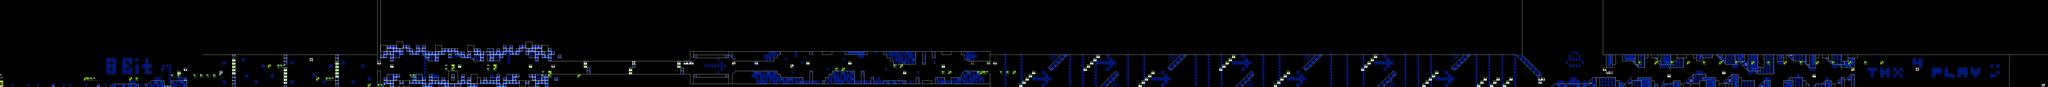

This game map was drawn from its Tiled (.tmx) file and the tilesets committed beside it. A one-line description and the trimmed map source follow:
An orthogonal 635x27 tile map with 16x16 px tiles, 2 tile layers (SP, ...), 2 tilesets, 2 image layers.

<map version="1.10" tiledversion="1.11.2" orientation="orthogonal" renderorder="right-down" width="635" height="27" tilewidth="16" tileheight="16" infinite="0" nextlayerid="5" nextobjectid="1">
 <editorsettings>
  <chunksize width="16" height="27" />
  <export target="../LEVELS/LEVEL DATA/lvlset_A/retray.csv" format="csv" />
 </editorsettings>
 <tileset firstgid="1" name="famidash" tilewidth="16" tileheight="16" tilecount="256" columns="16">
  <image source="../../../GRAPHICS/famidash.bmp" width="256" height="256" />
 </tileset>
 <tileset firstgid="257" name="sprites" tilewidth="16" tileheight="16" tilecount="256" columns="16">
  <image source="../../../GRAPHICS/sprites.png" width="256" height="256" />
 </tileset>
 <imagelayer id="3" name="Image Layer 1" parallaxx="0.9" parallaxy="0.9" repeatx="1" repeaty="1"><image source="../../../GRAPHICS/Old/parallax Blue.bmp" width="192" height="72" /></imagelayer><imagelayer id="4" name="Image Layer 2" offsetx="0" offsety="432" repeatx="1"><image source="../../../GRAPHICS/ground.bmp" width="80" height="32" /></imagelayer><layer id="1" width="635" height="27">
  <data>[17145 cells, 17145 non-empty, 76 distinct tile ids]</data>
 </layer>
 <layer id="2" name="SP" width="635" height="27">
  <data>[17145 cells, 173 non-empty, 26 distinct tile ids]</data>
 </layer>
</map>
